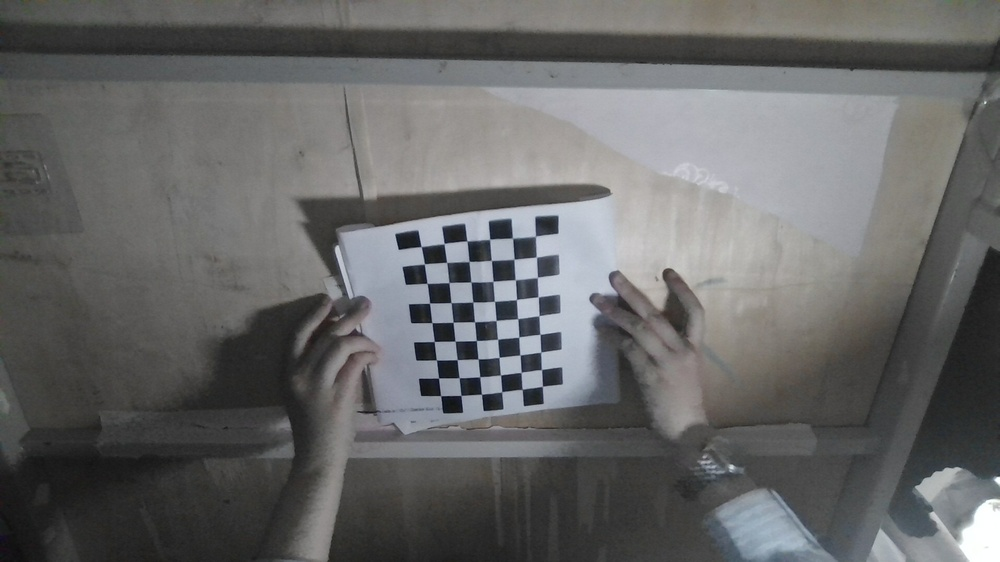
#> input picture opencv 物体位姿解算与solvePnP实战/calibration_images/WIN_20260523_20_13_46_Pro.jpg, 1000 x 562 px, shrunk from 1920 x 1080 before the run; its folder holds only this picture in this run
$ python '相机标定.py'
#> lines starting #> are read from the running program, lines starting #| are printed output that depends on the picture; after the words box and inside, x2 and y2 are one past the last pixel; in counts of white or black regions, pixels touching at a corner belong together; long printed decimals are rounded
import numpy as np
import cv2
import glob

# ================= 1. 参数设置 =================
# 棋盘格内部角点的行列数（注意：是内部交点个数，不是方块个数）
# 例如 10x7 的方块，内部角点就是 9x6
CHECKERBOARD = (9, 6)
SQUARE_SIZE = 19.0  # 物理方块的边长，单位可以是毫米(mm)

# 亚像素精确化时的迭代终止条件 (最大迭代30次 或 精度达到0.001)
criteria = (cv2.TERM_CRITERIA_EPS + cv2.TERM_CRITERIA_MAX_ITER, 30, 0.001)

# ================= 2. 准备 3D 世界坐标点 =================
# 创建一个形如 (9*6, 3) 的矩阵，存放 (0,0,0), (25,0,0), (50,0,0) ...
objp = np.zeros((CHECKERBOARD[0] * CHECKERBOARD[1], 3), np.float32)
# np.mgrid 生成网格坐标，然后乘以物理尺寸
objp[:, :2] = np.mgrid[0:CHECKERBOARD[0], 0:CHECKERBOARD[1]].T.reshape(-1, 2) * SQUARE_SIZE

# 用于存储所有图像的 3D 点(世界坐标)和 2D 点(像素坐标)
objpoints = []
imgpoints = []

# ================= 3. 提取每张图像的角点 =================
# 读取文件夹下所有的 jpg 图像
images = glob.glob('calibration_images/*.jpg')

for fname in images:
    img = cv2.imread(fname)
#> img is the input picture: shape (562, 1000, 3); mean B, G, R 102.5, 102.6, 102.2
    gray = cv2.cvtColor(img, cv2.COLOR_BGR2GRAY)

    # 寻找棋盘格角点
    ret, corners = cv2.findChessboardCorners(gray, CHECKERBOARD, None)
#> ret = True; corners = 54 rows, first 8: [535.5, 236.2], [536.3, 256.9], [537.4, 277.4], [538.1, 296.9], [538.9, 315.8], [540.1, 334.3], [540.8, 352.2], [541.5, 369.6]

    # 如果找到了，就添加到数组中
    if ret == True:
        objpoints.append(objp)

        # 进一步提取亚像素精度的角点
        corners2 = cv2.cornerSubPix(gray, corners, (11, 11), (-1, -1), criteria)
#> corners2 = 54 rows, first 8: [535.5, 236.3], [536.4, 257.1], [537.3, 277.4], [538.2, 296.8], [539, 315.6], [539.9, 334.3], [540.7, 352.1], [541.5, 369.5]
        imgpoints.append(corners2)

        # 可选：在图像上画出角点并显示，方便你检查算法是否找对了
        cv2.drawChessboardCorners(img, CHECKERBOARD, corners2, ret)
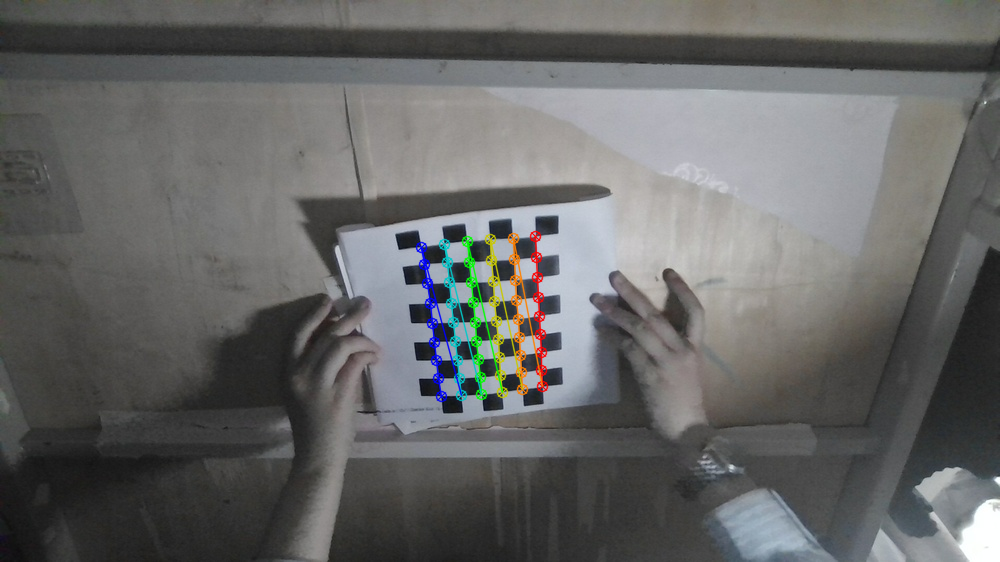
#> img: shape (562, 1000, 3); 1.59% of pixels changed, all inside (x1, y1, x2, y2) = (415, 230, 549, 403)
        cv2.imshow('img', img)
        cv2.waitKey(500)

cv2.destroyAllWindows()

# ================= 4. 执行相机标定 =================
print("正在计算相机内参，请稍候...")
# 返回值：误差, 内参矩阵, 畸变系数, 旋转向量, 平移向量
ret, mtx, dist, rvecs, tvecs = cv2.calibrateCamera(objpoints, imgpoints, gray.shape[::-1], None, None)
#> ret = 0.714; mtx = [[845.8, 0, 505.6], [0, 781.6, 106.4], [0, 0, 1]]; dist = [[-3.29, 8.98, 0.221, -0.0267, -13.9]]; rvecs = ([-0.294, 0.179, 1.48],); tvecs = ([24.95, 113.4, 697.4],)

print("\n=== 标定结果 ===")
print("内参矩阵 (Camera Matrix):\n", mtx)
#| 内参矩阵 (Camera Matrix):
#|  [[845.811   0.         505.638]
#|  [  0.         781.593 106.441]
#|  [  0.           0.           1.        ]]
print("\n畸变系数 (Distortion Coefficients):\n", dist)
#| 畸变系数 (Distortion Coefficients):
#|  [[ -3.289   8.981   0.2207  -0.02665 -13.898]]

# ================= 5. 计算重投影误差 =================
# 这是一个重要指标：把 3D 点用算出来的内参重新投影成 2D 点，算一下和实际像素点的距离差
mean_error = 0
for i in range(len(objpoints)):
    imgpoints2, _ = cv2.projectPoints(objpoints[i], rvecs[i], tvecs[i], mtx, dist)
    error = cv2.norm(imgpoints[i], imgpoints2, cv2.NORM_L2) / len(imgpoints2)
    mean_error += error
#> this loop made 1 pass
#> (error, mean_error) on pass 1: (0.0971, 0.0971)
#> after the loop, mean_error = 0.0971

print("\n总平均重投影误差 (越接近0越好): {:.4f} 像素".format(mean_error / len(objpoints)))
#| 总平均重投影误差 (越接近0越好): 0.0971 像素

$ run again, on opencv 物体位姿解算与solvePnP实战/calibration_images/WIN_20260523_20_13_53_Pro.jpg
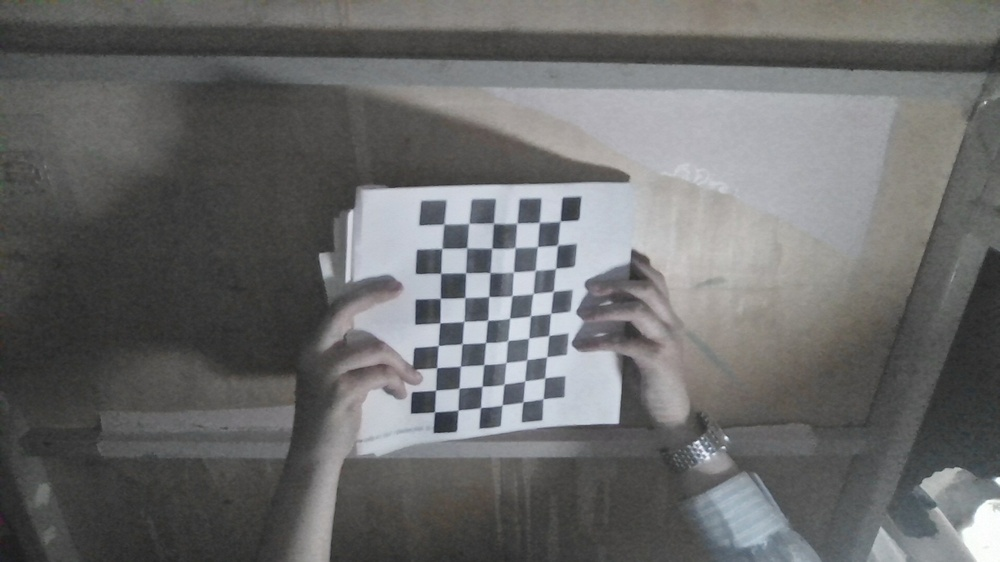
#> input picture opencv 物体位姿解算与solvePnP实战/calibration_images/WIN_20260523_20_13_53_Pro.jpg, 1000 x 562 px, shrunk from 1920 x 1080 before the run
#> img is the input picture: shape (562, 1000, 3); mean B, G, R 106.3, 106.4, 106
#> `ret, corners = cv2.findChessboardCorners(gray, CHECKERBOARD, None)`: ret = True; corners = 54 rows, first 8: [560.6, 220.6], [557.2, 245.2], [556, 267.9], [553.2, 291.2], [551.1, 313.1], [549, 335.5], [547, 356.6], [544.9, 377.9]
#> corners2 = 54 rows, first 8: [560.1, 221.1], [557.5, 245.2], [555.6, 268.3], [553.2, 291.5], [550.6, 313.4], [548.7, 335.5], [546.7, 356.8], [544.7, 377.9]
#> `cv2.drawChessboardCorners(img, CHECKERBOARD, corners2, ret)`:
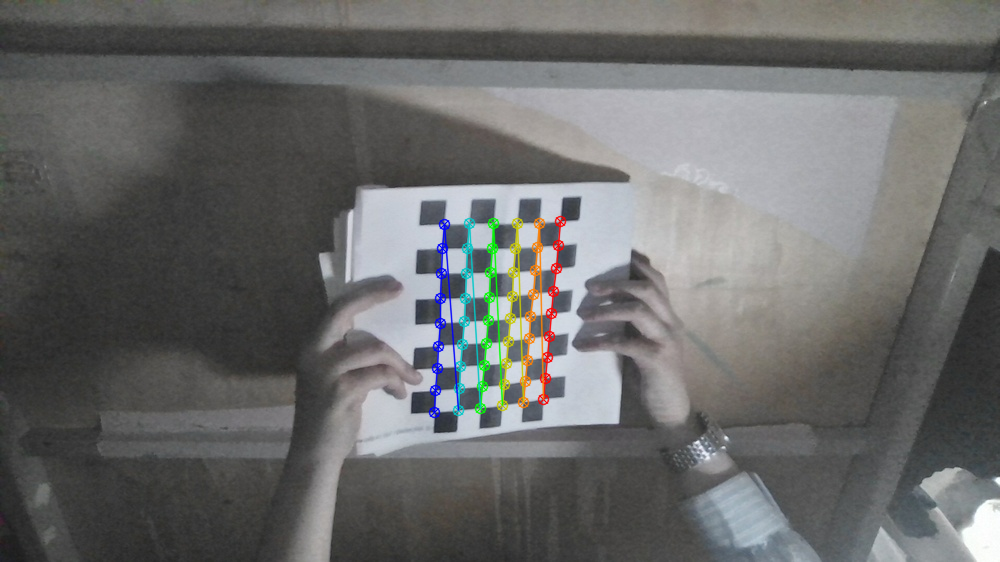
#> img: shape (562, 1000, 3); 1.78% of pixels changed, all inside (x1, y1, x2, y2) = (428, 215, 567, 419)
#> `ret, mtx, dist, rvecs, tvecs = cv2.calibrateCamera(objpoints, imgpoint..`: ret = 0.697; mtx = [[927.6, 0, 477.9], [0, 876, 286.4], [0, 0, 1]]; dist = [[-7.9, 603.2, -0.0789, -0.0571, -13197.1]]; rvecs = ([-0.174, -0.536, 1.54],); tvecs = ([62.22, -50.42, 675.2],)
#| 内参矩阵 (Camera Matrix):
#|  [[927.630   0.         477.863]
#|  [  0.         875.961  286.401]
#|  [  0.           0.           1.        ]]
#| 畸变系数 (Distortion Coefficients):
#|  [[-7.89866293e+00  6.03241980e+02 -7.88793407e-02 -5.71253080e-02
#|   -1.31971095e+04]]
#> the loop `for i in range(len(objpoints)):` made 1 pass
#> (error, mean_error) on pass 1: (0.0948, 0.0948)
#> after the loop `for i in range(len(objpoints)):`: mean_error = 0.0948
#| 总平均重投影误差 (越接近0越好): 0.0948 像素

$ run again, on opencv 物体位姿解算与solvePnP实战/calibration_images/WIN_20260523_20_13_56_Pro.jpg
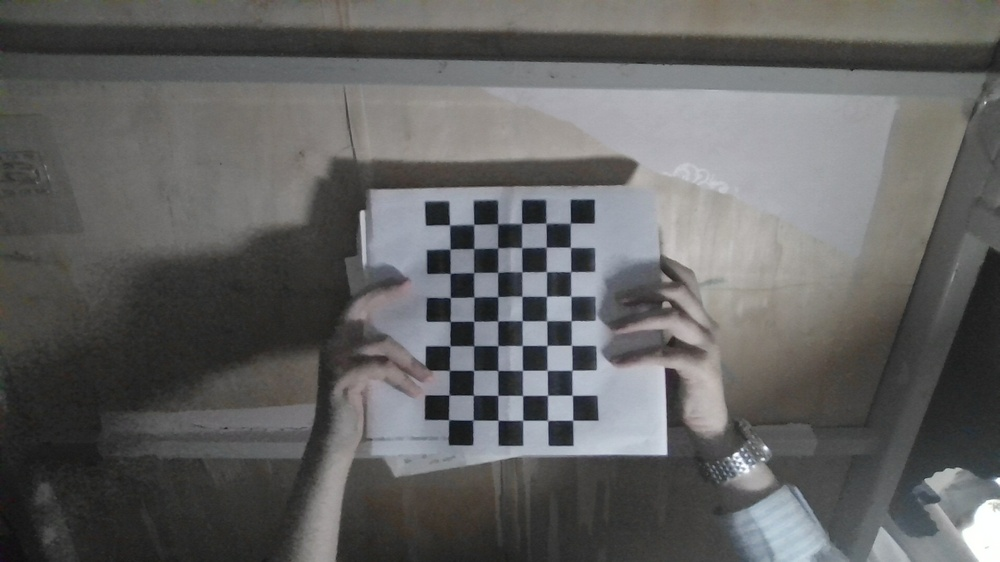
#> input picture opencv 物体位姿解算与solvePnP实战/calibration_images/WIN_20260523_20_13_56_Pro.jpg, 1000 x 562 px, shrunk from 1920 x 1080 before the run
#> img is the input picture: shape (562, 1000, 3); mean B, G, R 97.4, 97.9, 98.1
#> `ret, corners = cv2.findChessboardCorners(gray, CHECKERBOARD, None)`: ret = True; corners = 54 rows, first 8: [570.5, 223.1], [570.2, 247.3], [570.7, 271.6], [570.4, 295.9], [571.2, 320.7], [571.3, 345.1], [572.1, 370.3], [572, 395.1]
#> corners2 = 54 rows, first 8: [570.4, 223.2], [570.4, 247.3], [570.7, 271.6], [570.9, 296.1], [571.2, 320.6], [571.4, 345.3], [571.9, 370.2], [572.3, 395.3]
#> `cv2.drawChessboardCorners(img, CHECKERBOARD, corners2, ret)`:
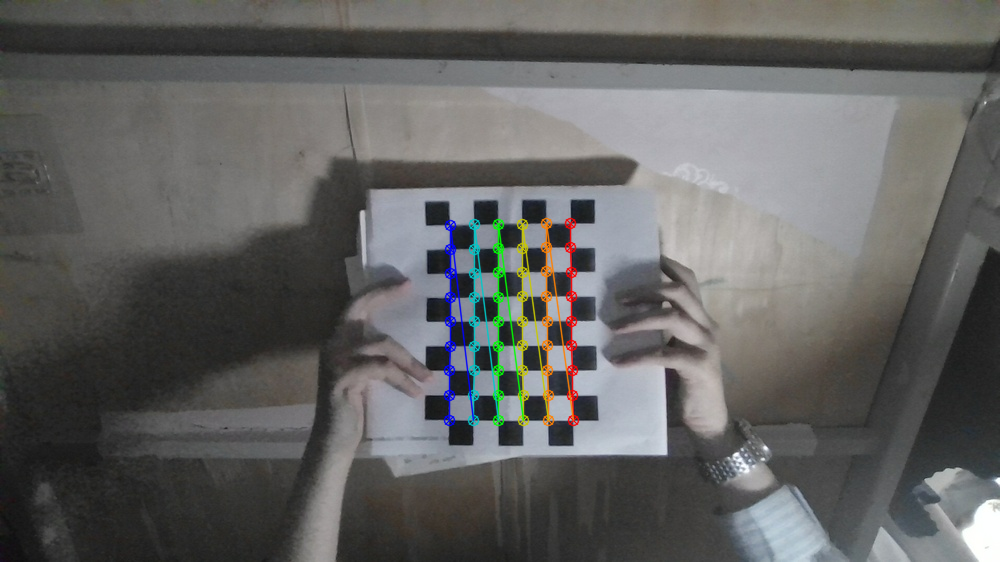
#> img: shape (562, 1000, 3); 1.85% of pixels changed, all inside (x1, y1, x2, y2) = (443, 217, 580, 427)
#> `ret, mtx, dist, rvecs, tvecs = cv2.calibrateCamera(objpoints, imgpoint..`: ret = 0.258; mtx = [[1051.5, 0, 489.4], [0, 1063.4, 144.9], [0, 0, 1]]; dist = [[0.85, -1.68, -0.096, -0.0214, -9.66]]; rvecs = ([0.0292, 0.214, 1.55],); tvecs = ([62.86, 60.49, 808.4],)
#| 内参矩阵 (Camera Matrix):
#|  [[1.05153734e+03 0.00000000e+00 4.89384649e+02]
#|  [0.00000000e+00 1.06339033e+03 1.44905371e+02]
#|  [0.00000000e+00 0.00000000e+00 1.00000000e+00]]
#| 畸变系数 (Distortion Coefficients):
#|  [[ 0.85 -1.678 -0.09602 -0.02144 -9.664]]
#> the loop `for i in range(len(objpoints)):` made 1 pass
#> (error, mean_error) on pass 1: (0.0351, 0.0351)
#> after the loop `for i in range(len(objpoints)):`: mean_error = 0.0351
#| 总平均重投影误差 (越接近0越好): 0.0351 像素

$ run again, on opencv 物体位姿解算与solvePnP实战/calibration_images/WIN_20260523_20_13_49_Pro.jpg
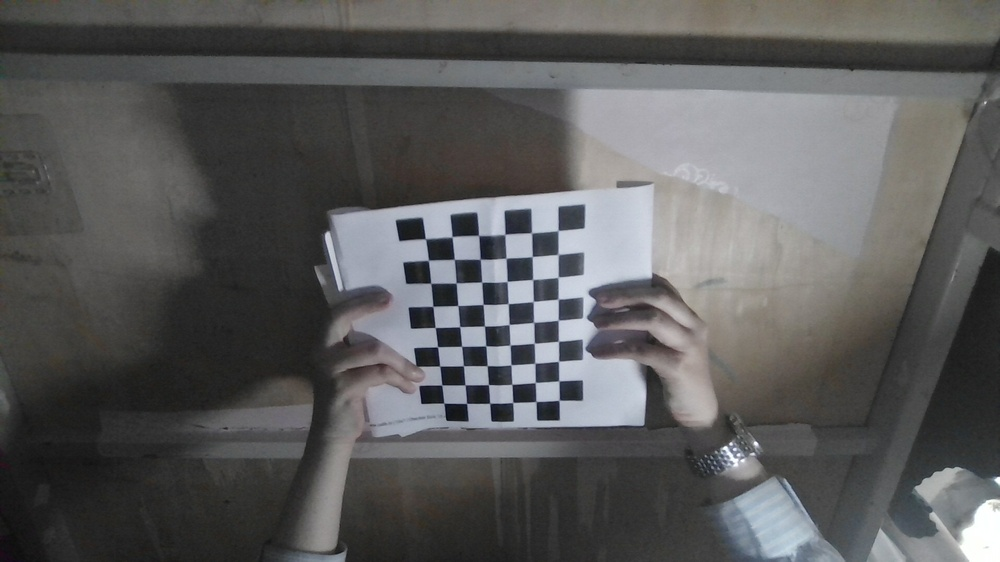
#> input picture opencv 物体位姿解算与solvePnP实战/calibration_images/WIN_20260523_20_13_49_Pro.jpg, 1000 x 562 px, shrunk from 1920 x 1080 before the run
#> img is the input picture: shape (562, 1000, 3); mean B, G, R 91, 90.9, 90.9
#> `ret, corners = cv2.findChessboardCorners(gray, CHECKERBOARD, None)`: ret = True; corners = 54 rows, first 8: [558.2, 230.3], [558, 254.3], [558, 277.2], [558.1, 299], [558.3, 320.1], [558.5, 341.2], [558.5, 361.3], [558.8, 380.8]
#> corners2 = 54 rows, first 8: [558, 230.6], [558.1, 254.4], [558.1, 277.3], [558.2, 299.2], [558.2, 320.3], [558.4, 341.3], [558.5, 361.3], [558.9, 380.8]
#> `cv2.drawChessboardCorners(img, CHECKERBOARD, corners2, ret)`:
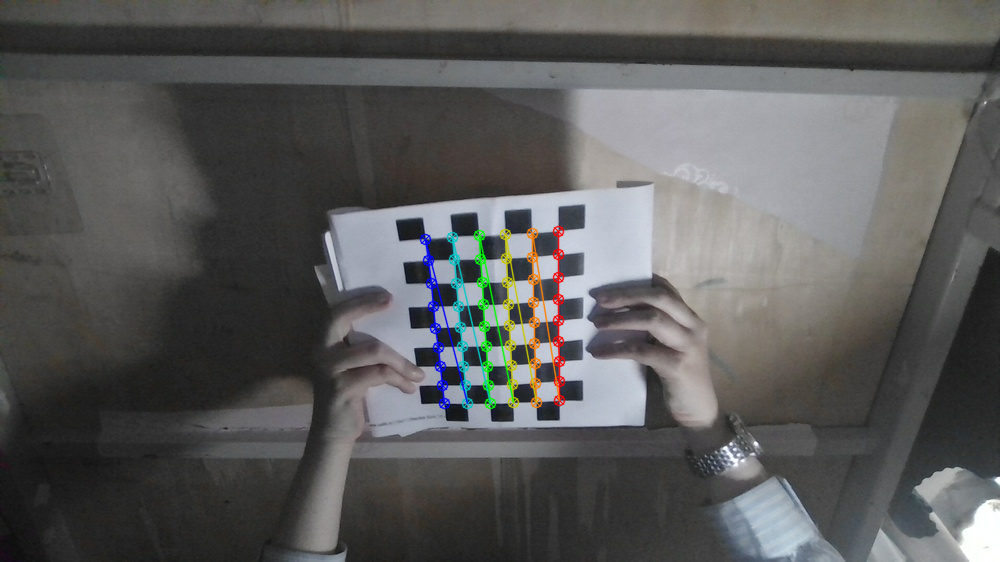
#> img: shape (562, 1000, 3); 1.7% of pixels changed, all inside (x1, y1, x2, y2) = (419, 225, 566, 410)
#> `ret, mtx, dist, rvecs, tvecs = cv2.calibrateCamera(objpoints, imgpoint..`: ret = 0.459; mtx = [[487.1, 0, 468.3], [0, 456, 185.4], [0, 0, 1]]; dist = [[-0.873, 1.89, 0.0162, 0.00865, -1.84]]; rvecs = ([0.0804, 0.00572, 1.51],); tvecs = ([64.1, 34.67, 341.9],)
#| 内参矩阵 (Camera Matrix):
#|  [[487.073   0.         468.295]
#|  [  0.         455.972 185.414]
#|  [  0.           0.           1.        ]]
#| 畸变系数 (Distortion Coefficients):
#|  [[-0.8734  1.888  0.01625   0.00865 -1.844  ]]
#> the loop `for i in range(len(objpoints)):` made 1 pass
#> (error, mean_error) on pass 1: (0.0625, 0.0625)
#> after the loop `for i in range(len(objpoints)):`: mean_error = 0.0625
#| 总平均重投影误差 (越接近0越好): 0.0625 像素
